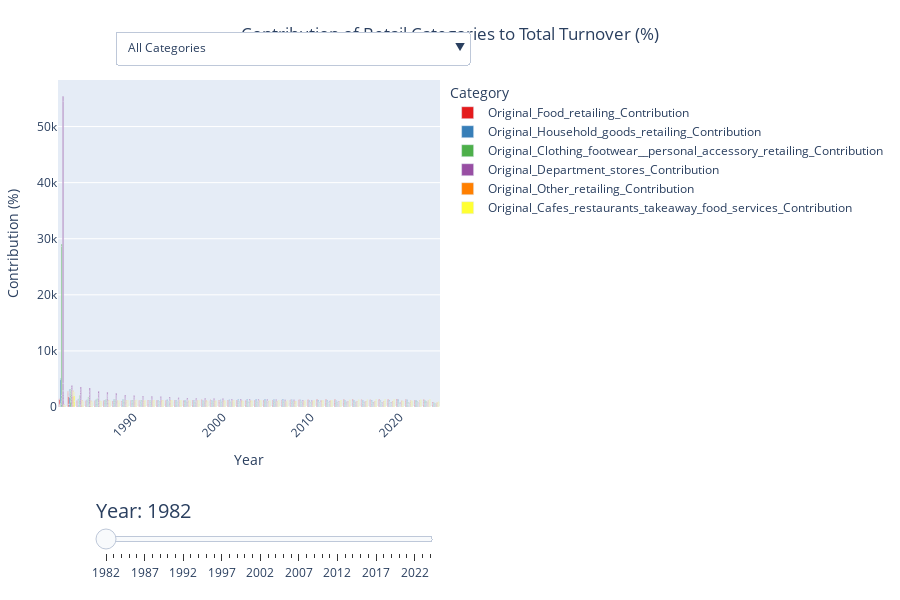

The code cell stored with this chart in its notebook:
### Markdown cell above
**Contribution of Retail Categories to Total Turnover (%)**

- Original Food Retailing exhibited an exceptionally high contribution in 1983, likely influenced by outliers. Overall, this category has maintained a consistent contribution over the years, with a slight decline observed in 2022.

- Original Department Stores started with a contribution of approximately 323 in the early years but has steadily declined to just 81 in recent years.

The remaining categories show an average contribution ranging from 1000 to 1500.

### Code cell
# Calculate contributions for each category
categories = [
    'Original_Food_retailing',
    'Original_Household_goods_retailing',
    'Original_Clothing_footwear__personal_accessory_retailing',
    'Original_Department_stores',
    'Original_Other_retailing',
    'Original_Cafes_restaurants_takeaway_food_services'
]

# Create a new DataFrame for contributions
for category in categories:
    df_min_max_scaled[f'{category}_Contribution'] = df_min_max_scaled[category] / df_min_max_scaled['Original_Total_Industry'] * 100

# Melt the DataFrame for visualization
df_melted = df_min_max_scaled.melt(id_vars='year',
                    value_vars=[f'{cat}_Contribution' for cat in categories],
                    var_name='Category', value_name='Contribution')

# Create the side-by-side bar chart
fig = px.bar(df_melted, x='year', y='Contribution', color='Category',
             title='Contribution of Retail Categories to Total Turnover (%)',
             barmode='group',
             height=600,
             color_discrete_sequence=px.colors.qualitative.Set1)

# Update layout for better readability
fig.update_layout(
    xaxis_title='Year',
    yaxis_title='Contribution (%)',
    legend_title='Category',
    xaxis=dict(tickangle=-45),  # Set x-axis ticks
    margin=dict(l=40, r=40, t=80, b=100),  # Adjust margins to accommodate title
    title_x=0.5,  # Center the title
)

# Add dropdown menu for category selection
fig.update_layout(
    updatemenus=[
        {
            'buttons': [
                {
                    'label': 'All Categories',
                    'method': 'update',
                    'args': [{'visible': [True] * len(categories)}]
                },
                *[
                    {
                        'label': cat.replace('_', ' ').title(),
                        'method': 'update',
                        'args': [
                            {
                                'visible': [cat == category for category in categories],
                                'x': [df_melted[df_melted['Category'] == f'{cat}_Contribution']['year']],
                                'y': [df_melted[df_melted['Category'] == f'{cat}_Contribution']['Contribution']]
                            }
                        ]
                    } for cat in categories
                ]
            ],
            'direction': 'down',
            'showactive': True,
            'x': 0.15,
            'xanchor': 'left',
            'y': 1.15,
            'yanchor': 'top'
        }
    ],
)

# Add slider for years
fig.update_layout(
    sliders=[{
        'active': 0,
        'currentvalue': {
            'prefix': 'Year: ',
            'font': {'size': 20}
        },
        'pad': {'b': 10},
        'len': 0.9,
        'x': 0.1,
        'y': -0.2,
        'steps': [
            {
                'label': str(year),
                'method': 'update',
                'args': [
                    {
                        'x': [df_melted[df_melted['year'] == year]['year']],
                        'y': [df_melted[df_melted['year'] == year]['Contribution']],
                        'visible': [True] * len(categories)  # Show all categories for this year
                    }
                ]
            } for year in df['year'].unique()
        ]
    }]
)

# Show the figure
fig.show()
